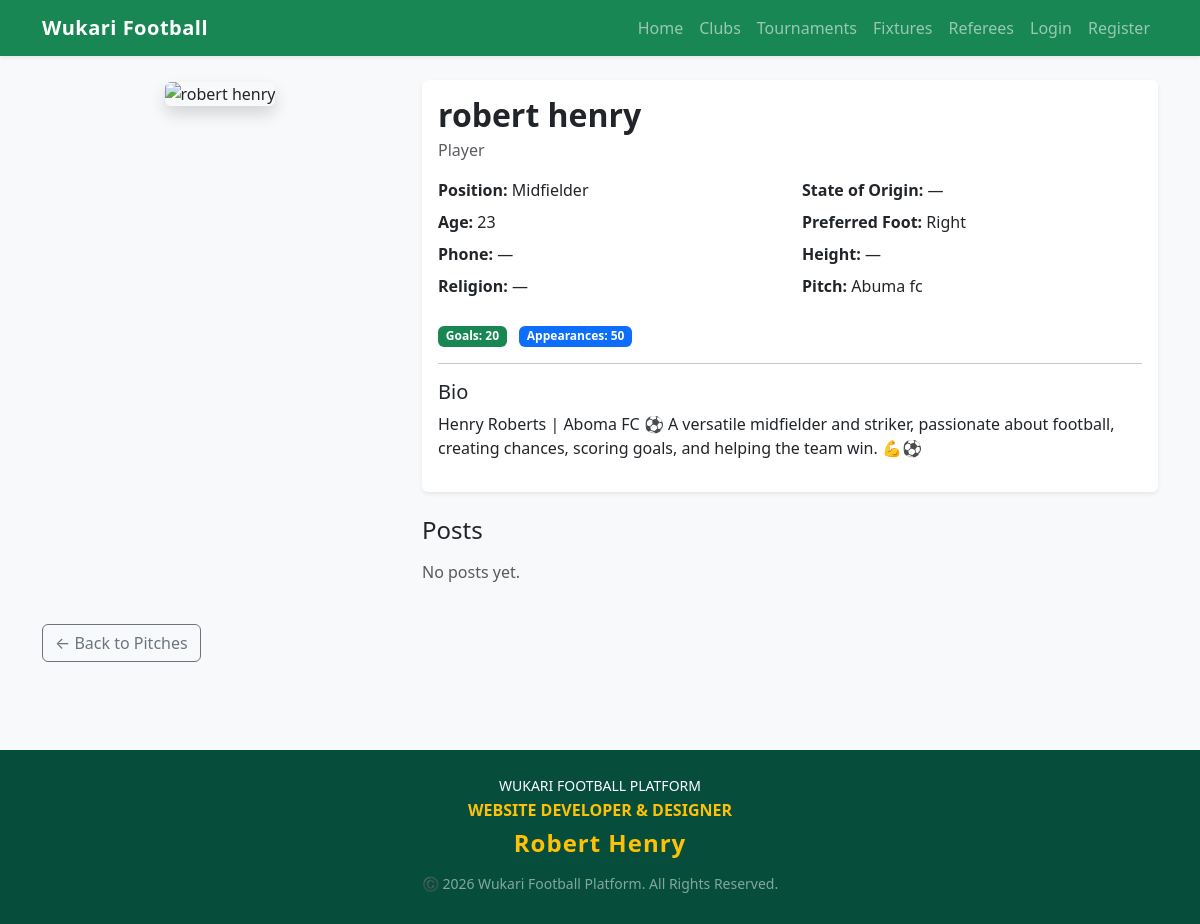
Before: /player/1/ with the older database file.
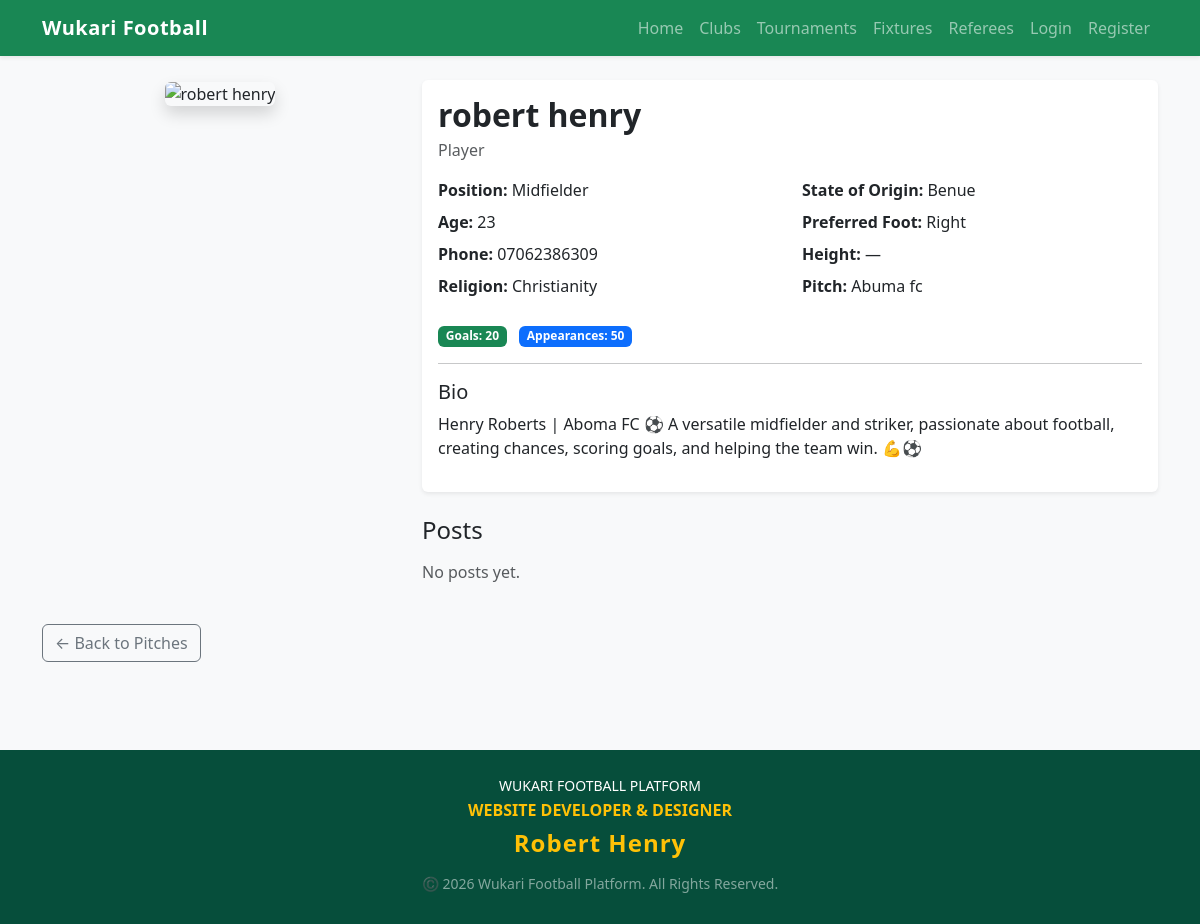
After: the same page with the newer database file.
### players/models.py (models this page shows, shortened)
class PlayerProfile(models.Model):
    ROLE_CHOICES = [
        ('PLAYER', 'Player'),
        ('HEAD_COACH', 'Head Coach'),
        ('ASSISTANT_COACH', 'Assistant Coach'),
        ('GK_COACH', 'Goalkeeper Coach'),
        ('FITNESS_COACH', 'Fitness / Conditioning Coach'),
        ('SCOUT', 'Scout'),
        ('TEAM_MANAGER', 'Team Manager'),
        ('PHYSIO', 'Physiotherapist'),
        ('ANALYST', 'Analyst'),
        ('OTHER', 'Other Staff'),
    ]
    POSITION_CHOICES = [
        ('GK', 'Goalkeeper'),
        ('DEF', 'Defender'),
        ('MID', 'Midfielder'),
        ('FWD', 'Forward/Striker'),
        ('N/A', 'Not Applicable'),
    ]
    user = models.OneToOneField(User, on_delete=models.CASCADE)
    full_name = models.CharField(max_length=150)
    role = models.CharField(max_length=20, choices=ROLE_CHOICES, default='PLAYER')
    age = models.PositiveIntegerField()
    position = models.CharField(max_length=3, choices=POSITION_CHOICES, default='N/A')
    preferred_foot = models.CharField(max_length=10, blank=True)
    height = models.CharField(max_length=10, blank=True, help_text="e.g. 1.75m")
    phone_number = models.CharField(max_length=15, blank=True)
    religion = models.CharField(max_length=50, blank=True)
    state_of_origin = models.CharField(max_length=50, blank=True)
    bio = models.TextField(blank=True)
    profile_photo = CloudinaryField('image', blank=True, null=True)
    current_pitch = models.ForeignKey(
        Pitch,
        on_delete=models.SET_NULL,
        null=True,
        blank=True,
        related_name='players'
    )
    club = models.ForeignKey(
        Club,
        on_delete=models.SET_NULL,
        null=True,
        blank=True,
        related_name='members'
    )
    goals_scored = models.PositiveIntegerField(default=0)
    appearances = models.PositiveIntegerField(default=0)
    created_at = models.DateTimeField(auto_now_add=True)

class Pitch(models.Model):
    name = models.CharField(max_length=200)
    location = models.CharField(max_length=200, help_text="Area in Wukari")
    description = models.TextField(blank=True)
    club = models.ForeignKey(
        Club,
        on_delete=models.SET_NULL,
        null=True,
        blank=True,
        related_name='pitches'
    )

### players/views.py (the view)
# urls.py: path('player/<int:player_id>/', views.player_detail, name='player_detail'),
def player_detail(request, player_id):
    player = get_object_or_404(PlayerProfile, id=player_id)
    return render(request, 'players/player_detail.html', {'player': player})

### players/templates/players/player_detail.html (shortened to what this page needs)
{% extends 'players/base.html' %}
{% block content %}
{% if player %}
<div class="row">
    <div class="col-md-4 text-center mb-4">
        {% if player.profile_photo %}
            <img src="{{ player.profile_photo.url }}"
                 class="img-fluid rounded shadow"
                 alt="{{ player.full_name }}"
                 style="max-height: 320px; object-fit: cover; width: 100%;">
        {% else %}
            <div class="bg-secondary text-white d-flex align-items-center justify-content-center rounded shadow"
                 style="height: 320px;">
                No Photo
            </div>
        {% endif %}
    </div>
    <div class="col-md-8">
        <div class="card shadow-sm border-0 mb-4">
            <div class="card-body">
                <h2 class="fw-bold mb-1">{{ player.full_name }}</h2>
                <p class="text-muted mb-3">{{ player.get_role_display }}</p>
                <div class="row mb-3">
                    <div class="col-sm-6">
                        <p class="mb-2"><strong>Position:</strong> {{ player.get_position_display }}</p>
                        <p class="mb-2"><strong>Age:</strong> {{ player.age }}</p>
                        <p class="mb-2"><strong>Phone:</strong> {{ player.phone_number|default:"—" }}</p>
                        <p class="mb-2"><strong>Religion:</strong> {{ player.religion|default:"—" }}</p>
                    </div>
                    <div class="col-sm-6">
                        <p class="mb-2"><strong>State of Origin:</strong> {{ player.state_of_origin|default:"—" }}</p>
                        <p class="mb-2"><strong>Preferred Foot:</strong> {{ player.preferred_foot|default:"—" }}</p>
                        <p class="mb-2"><strong>Height:</strong> {{ player.height|default:"—" }}</p>
                        <p class="mb-2"><strong>Pitch:</strong>
                            {% if player.current_pitch %}
                                {{ player.current_pitch.name }}
                            {% else %}
                                Not set
                            {% endif %}
                        </p>
                    </div>
                </div>
                {% if player.role == 'PLAYER' %}
                <div class="mb-3">
                    <span class="badge bg-success me-2">Goals: {{ player.goals_scored }}</span>
                    <span class="badge bg-primary">Appearances: {{ player.appearances }}</span>
                </div>
                {% endif %}
                <hr>
                <h5>Bio</h5>
                <p>{{ player.bio|default:"No bio yet." }}</p>
            </div>
        </div>
        <h4 class="mb-3">Posts</h4>
        {% for post in player.posts.all %}
            <div class="card mb-3 shadow-sm">
                <div class="card-body">
                    {% if post.image %}
                        <img src="{{ post.image.url }}" class="img-fluid rounded mb-2" alt="Post image">
                    {% endif %}
                    {% if post.video %}
                        <video controls class="w-100 rounded mb-2">
                            <source src="{{ post.video.url }}">
                        </video>
                    {% endif %}
                    <p class="mb-1">{{ post.caption }}</p>
                    <small class="text-muted">{{ post.created_at|date:"M d, Y" }}</small>
                </div>
            </div>
        {% empty %}
            <p class="text-muted">No posts yet.</p>
        {% endfor %}
    </div>
</div>
<a href="{% url 'home' %}" class="btn btn-outline-secondary mt-4">← Back to Pitches</a>
{% else %}
<div class="alert alert-warning">Player not found.</div>
{% endif %}
{% endblock %}

Changed rows visible on the page:
changed PlayerProfile "robert henry": phone_number "—" → "07062386309"; religion "—" → "Christianity"; state_of_origin "—" → "Benue"
